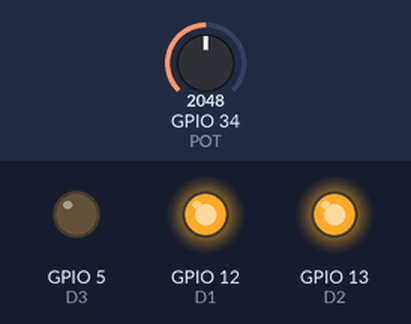
This sketch was run on a simulated ESP32. Parts: output pins drawn as LEDs (lit = HIGH). The inputs (shaded band) are chosen by the test bench; at power-on: GPIO 34 (POT) = 2048.

Above: at 1.2 s.
1.3 s: GPIO 34 (POT) set to 2126
At 1.9 s:
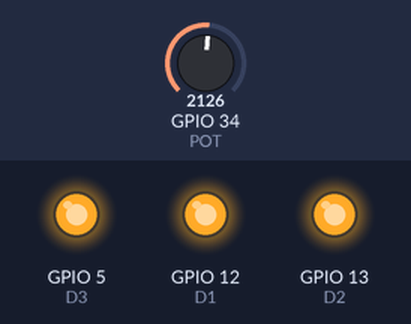
2.8 s: GPIO 34 (POT) set to 491
At 3.1 s:
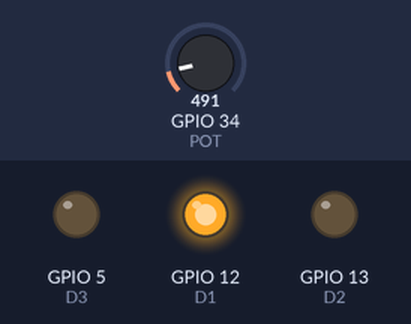
4.3 s: GPIO 34 (POT) set to 43
5.8 s: GPIO 34 (POT) set to 38
At 6.5 s:
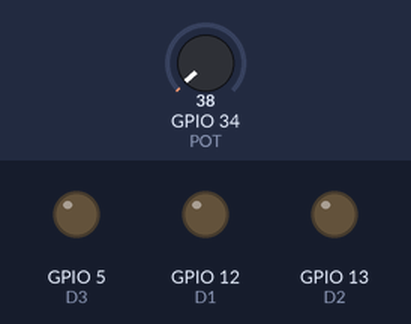
7.3 s: GPIO 34 (POT) set to 115
At 7.6 s:
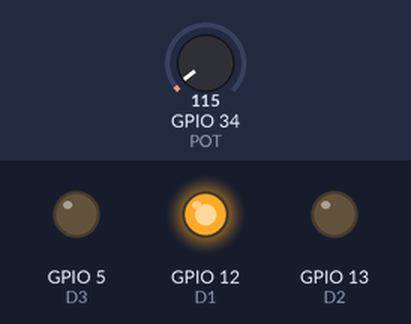
8.8 s: GPIO 34 (POT) set to 35
At 10.0 s:
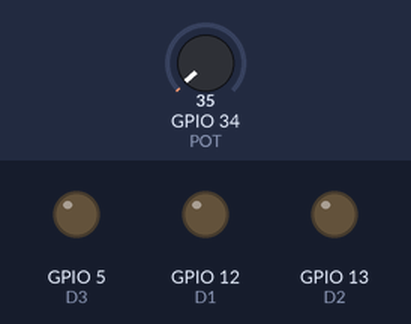
Timing chart, 0 to 11.3 s (numbered marks = the images above; inputs shaded):
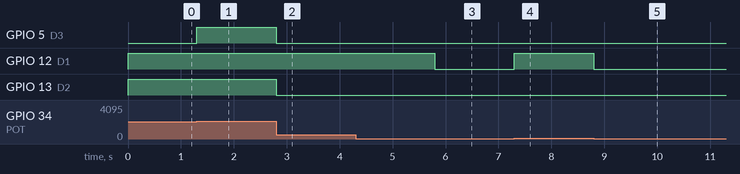

Measured:
- the behaviour switches between 2088 and 2089 on GPIO 34 (POT) (found by bisection; images 0 and 1)
- the behaviour switches between 41 and 40 on GPIO 34 (POT) (found by bisection; images 2 and 3)
- after the input at 1.3 s, GPIO 5 (D3): LOW → HIGH at once
- after the input at 2.8 s, GPIO 5 (D3), GPIO 13 (D2): HIGH → LOW at once
- after the input at 4.3 s, every drawn part: stays the same
- after the input at 5.8 s, GPIO 12 (D1): HIGH → LOW at once
- after the input at 7.3 s, GPIO 12 (D1): LOW → HIGH at once
- after the input at 8.8 s, GPIO 12 (D1): HIGH → LOW at once

The sketch:

A01_volumen.ino
```cpp
//------------------------------------------------------------
// Programa: A01_volumen.ino (ESP32 + BIOS Shield)
// Autor: Gabriel Bravo Eguren T31A (13-01-2025)
// Descripción: Realiza un programa para controlar el número de leds encendidos de la shield
//              de periféricos (D1, D2, D3 y D4) en función del valor leído en el potenciómetro. Utiliza la estructura
//              if..else para resolver el ejercicio.
//------------------------------------------------------------

#define D1 12
#define D2 13
#define D3 5
#define D4 23

#define POT 34

int potValue = 0;

void setup()
{
  pinMode(D1, OUTPUT);
  pinMode(D2, OUTPUT);
  pinMode(D3, OUTPUT);
  pinMode(D4, OUTPUT);


}

void loop()
{
  potValue = map(analogRead(POT), 0, 4095, 0, 100);

  if(potValue == 0)
  {
    digitalWrite(D1, 0);
    digitalWrite(D2, 0);
    digitalWrite(D3, 0);
    digitalWrite(D4, 0);
  }
  else if(potValue <= 25)
  {
    digitalWrite(D1, 1);
    digitalWrite(D2, 0);
    digitalWrite(D3, 0);
    digitalWrite(D4, 0);
  }
  else if(potValue <= 50)
  {
    digitalWrite(D1, 1);
    digitalWrite(D2, 1);
    digitalWrite(D3, 0);
    digitalWrite(D4, 0);
  }
  else if(potValue <= 75)
  {
    digitalWrite(D1, 1);
    digitalWrite(D2, 1);
    digitalWrite(D3, 1);
    digitalWrite(D4, 0);
  }
  else
  {
    digitalWrite(D1, 1);
    digitalWrite(D2, 1);
    digitalWrite(D3, 1);
    digitalWrite(D4, 1);
  }


}
```
